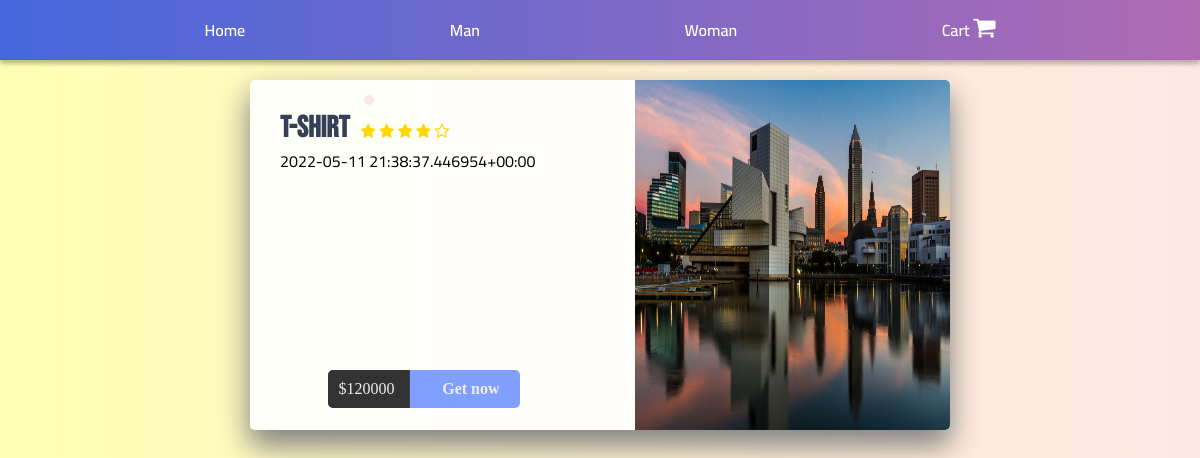
The app's page /product/3 with its own data.
### product/models.py (models this page shows, shortened)
class Category(models.Model):
    categoryName = models.CharField(max_length=15)

class Product(models.Model):
    productName = models.CharField(max_length=12)
    proudctDescription = models.CharField(max_length=600)
    productBrand = models.CharField(max_length=12)
    productPrice = models.PositiveBigIntegerField()
    productColor = models.CharField(max_length=100)
    productSize = models.CharField(max_length=100)
    productImage = models.ImageField()
    productType = models.ForeignKey(Category, on_delete=models.CASCADE)

### product/views.py (the view)
# urls.py: path('product/<str:id>', views.getOneProduct, name='single Product'),
def getOneProduct(request, id):
    categ = Category.objects.all()[:5]
    prod = Product.objects.get(id=id)
    item = [mm for mm in Product.objects.all() if mm != prod]
    context = {"category": categ, "item": prod,"product":item}
    return render(request, "OneProduct.html", context)

### templates/OneProduct.html (shortened to what this page needs)
{% load static %}
<!DOCTYPE html>
<html lang="en">
<head>
    <link href="{% static 'index.css' %}" rel="stylesheet" />
    <link href="{% static 'OneProduct.css' %}" rel="stylesheet" />
    <link rel="stylesheet" href="https://cdnjs.cloudflare.com/ajax/libs/font-awesome/4.7.0/css/font-awesome.min.css">
</head>
<body>
    {% include "header.html" %}
    <div id="container">
        <div class="product-details">
            <h1>{{item.productName}}</h1>
            <span class="hint-star star">
                <i class="fa fa-star" aria-hidden="true"></i>
                <i class="fa fa-star" aria-hidden="true"></i>
                <i class="fa fa-star" aria-hidden="true"></i>
                <i class="fa fa-star" aria-hidden="true"></i>
                <i class="fa fa-star-o" aria-hidden="true"></i>
            </span>
            <div class="">
                {{item.proudctDescription}}
            </div>
            <div class="control">
                <button class="btn" onclick="add_product('{{item.id}}')">
                    <span class="price">${{item.productPrice}}</span>
                    <span class="buy">Get now</span>
                </button>
            </div>
        </div>
        <div class="product-image">
            <img src="http://localhost:8000/media/{{item.productImage}}" alt="">
        </div>
    </div>
</body>
</html>

### templates/header.html (shortened to what this page needs)
<header>
    <a id="home-link" href="{{HOST_URL}}/" class="header-link">
        Home
    </a>
    {% for category in category %}
    <a href="{{HOST_URL}}/{{category.id}}" class="header-link">
        {{category.categoryName}}
    </a>
    {% endfor %}
    <a id="cart" href="{{HOST_URL}}/getAllCart" class="header-link">
        Cart
        <i style="font-size:24px" class="fa">&#xf07a;</i>
    </a>
</header>

### product/static/index.css (style rules this page uses)
:root { --primary-color: #b06ab3; --secondary-color: #4568dc; }
a { text-decoration: none; color: unset; }
body { font-family: "Cairo", sans-serif !important; padding: 0; margin: 0; background: #f5f5f5; overflow-x: hidden; }
header { height: 60px; display: flex; align-items: center; justify-content: space-evenly; background: linear-gradient(90deg, #4568dc 0.37%, #5068d8 10.78%, #b06ab3 100%); box-shadow: 0px 4px 4px rgba(0, 0, 0, 0.25); position: fixed; top: 0; left: 0; right: 0; }
.header-link { color: #ffffff; font-weight: 600; }

### product/static/OneProduct.css (style rules this page uses)
body { background: #DFC2F2; background-image: linear-gradient(to right, #ffffb3, #ffe6e6); background-attachment: fixed; background-size: cover; }
#container { box-shadow: 0 15px 30px 1px grey; background: rgba(255, 255, 255, 0.90); text-align: center; border-radius: 5px; overflow: hidden; margin: 5em auto; height: 350px; width: 700px; }
.product-details { position: relative; text-align: left; overflow: hidden; padding: 30px; height: 100%; float: left; width: 40%; }
#container .product-details h1 { font-family: 'Bebas Neue', cursive; display: inline-block; position: relative; font-size: 30px; color: #344055; margin: 0; }
#container .product-details h1:before { position: absolute; content: ''; right: 0%; top: 0%; transform: translate(25px, -15px); font-family: 'Bree Serif', serif; display: inline-block; background: #ffe6e6; border-radius: 5px; font-size: 14px; padding: 5px; color: white; margin: 0; animation: chan-sh 6s ease infinite; }
.hint-star { display: inline-block; margin-left: 0.5em; color: gold; width: 50%; }
.control { position: absolute; bottom: 20%; left: 22.8%; }
.btn { transform: translateY(0px); transition: 0.3s linear; background: #809fff; border-radius: 5px; position: relative; overflow: hidden; cursor: pointer; outline: none; border: none; color: #eee; padding: 0; margin: 0; }
.btn span { font-family: 'Farsan', cursive; transition: transform 0.3s; display: inline-block; padding: 10px 20px; font-size: 1.2em; margin: 0; }
.btn .price, .shopping-cart { background: #333; border: 0; margin: 0; }
.btn .price { transform: translateX(-10%); padding-right: 15px; }
.btn .buy { z-index: 3; font-weight: bolder; }
.product-image { transition: all 0.3s ease-out; display: inline-block; position: relative; overflow: hidden; height: 100%; float: right; width: 45%; display: inline-block; }
#container img { width: 100%; height: 100%; }

### records on screen
Category: categoryName "Man"
Category: categoryName "Woman"
Product: productName "T-shirt", proudctDescription "2022-05-11 21:38:37.446954+00:00", productPrice "120000", productImage (picture)
